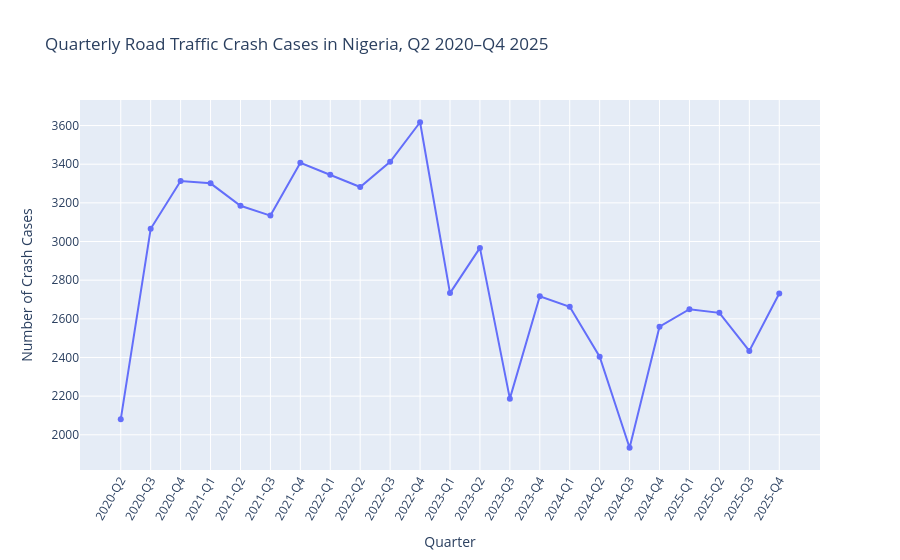

This figure's notebook cell:
### Code cell
import plotly.express as px

fig = px.line(
    qtr_crashes,
    x="period_label",
    y="total_crashes",
    markers=True,
    title="Quarterly Road Traffic Crash Cases in Nigeria, Q2 2020–Q4 2025"
)

fig.update_layout(
    xaxis_title="Quarter",
    yaxis_title="Number of Crash Cases",
    xaxis_tickangle=-60
)

fig.update_traces(
    hovertemplate="<b>%{x}</b><br>Crash Cases: %{y:,}<extra></extra>"
)

fig.show()

### Figure 1 — Plotly figure (JSON) as saved in the notebook; plotly's stock layout.template omitted (floating-point values rounded to 4 significant figures)
{"data": [{"hovertemplate": "<b>%{x}</b><br>Crash Cases: %{y:,}<extra></extra>", "legendgroup": "", "line": {"color": "#636efa", "dash": "solid"}, "marker": {"symbol": "circle"}, "mode": "lines+markers", "name": "", "orientation": "v", "showlegend": false, "type": "scatter", "x": ["2020-Q2", "2020-Q3", "2020-Q4", "2021-Q1", "2021-Q2", "2021-Q3", "2021-Q4", "2022-Q1", "2022-Q2", "2022-Q3", "2022-Q4", "2023-Q1", "2023-Q2", "2023-Q3", "2023-Q4", "2024-Q1", "2024-Q2", "2024-Q3", "2024-Q4", "2025-Q1", "2025-Q2", "2025-Q3", "2025-Q4"], "xaxis": "x", "y": [2080, 3066, 3313, 3301, 3185, 3134, 3407, 3345, 3282, 3412, 3617, 2733, 2967, 2187, 2717, 2662, 2404, 1933, 2559, 2650, 2631, 2434, 2731], "yaxis": "y"}], "layout": {"autosize": true, "legend": {"tracegroupgap": 0}, "title": {"text": "Quarterly Road Traffic Crash Cases in Nigeria, Q2 2020–Q4 2025"}, "xaxis": {"anchor": "y", "autorange": true, "domain": [0, 1], "range": [-1.331, 23.33], "tickangle": -60, "title": {"text": "Quarter"}, "type": "category"}, "yaxis": {"anchor": "x", "autorange": true, "domain": [0, 1], "range": [1790.0, 3760.0], "title": {"text": "Number of Crash Cases"}, "type": "linear"}}}
